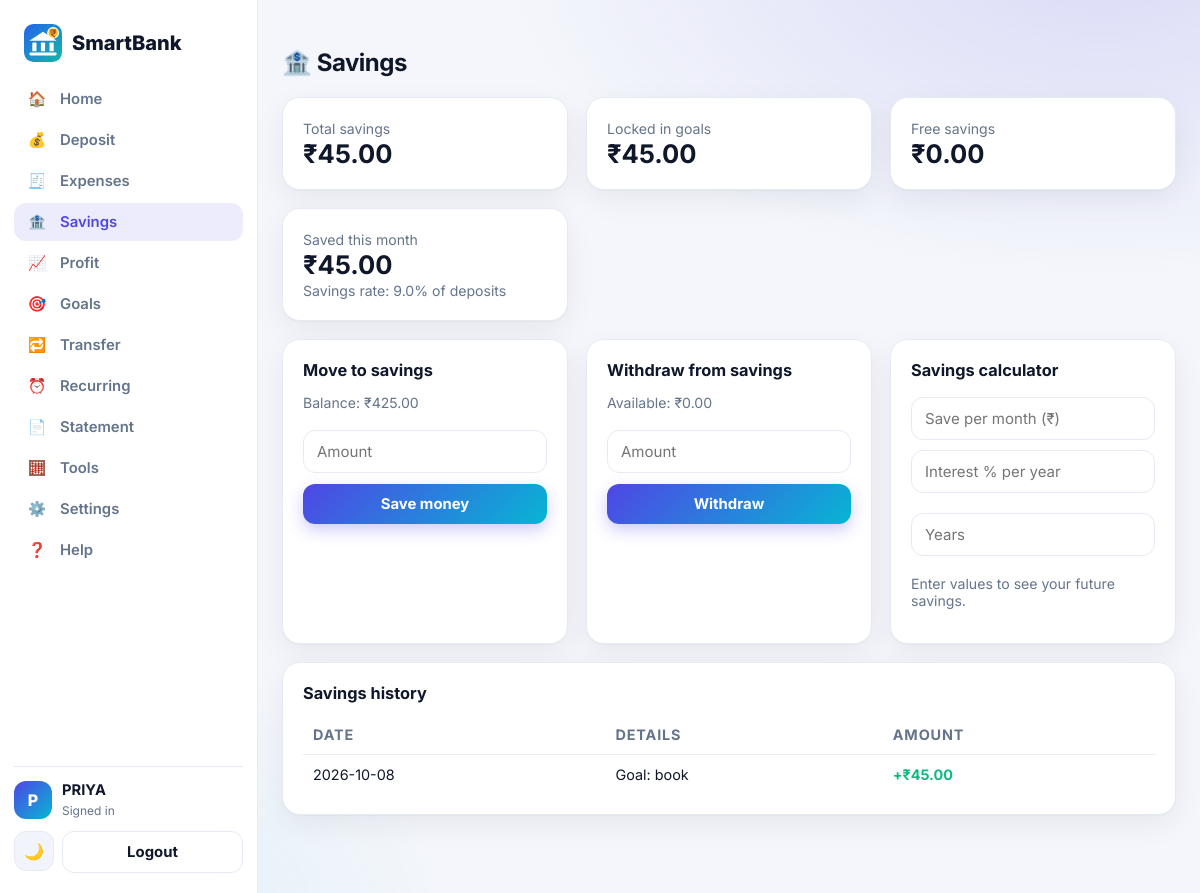
/savings (signed in), run on the app's committed database.
### tables this page shows
CREATE TABLE transactions(
  id INTEGER PRIMARY KEY AUTOINCREMENT,
  account_id INTEGER NOT NULL,
  type TEXT NOT NULL CHECK(type IN
    ('deposit','expense','saving','unsave','transfer_in','transfer_out')),
  category TEXT NOT NULL,
  purpose TEXT,
  amount REAL NOT NULL CHECK(amount > 0),
  date TEXT NOT NULL);

### app.py (the view)
@app.route("/savings")
@login_required
def savings_page():
    aid, db = session["aid"], get_db()
    total, in_goals, free = savings_info(aid)
    m = month_sums(aid)
    saved_m = m.get("saving", 0) - m.get("unsave", 0)
    dep = m.get("deposit", 0)
    rows = db.execute("SELECT * FROM transactions WHERE account_id=? AND type IN "
                      "('saving','unsave') ORDER BY date DESC, id DESC LIMIT 30", (aid,)).fetchall()
    return render_template("savings.html", total=total, in_goals=in_goals, free=free,
                           saved_m=saved_m, rate=round(saved_m / dep * 100, 1) if dep else 0,
                           rows=rows, bal=balance(aid))

### app.py (called while the page is built)
def get_db():
    if "db" not in g:
        g.db = sqlite3.connect(DB)
        g.db.row_factory = sqlite3.Row
    return g.db

@app.template_filter("inr")
def inr(v):
    return f"₹{v:,.2f}"

def login_required(f):
    @wraps(f)
    def wrap(*a, **k):
        aid = session.get("aid")
        if not aid or not get_db().execute(
                "SELECT 1 FROM accounts WHERE id=?", (aid,)).fetchone():
            session.clear()
            return redirect(url_for("login"))
        return f(*a, **k)
    return wrap

def this_month():
    return date.today().strftime("%Y-%m")

def sums(aid, where="", args=()):
    rows = get_db().execute(
        "SELECT type, COALESCE(SUM(amount),0) s FROM transactions "
        "WHERE account_id=? " + where + " GROUP BY type", (aid, *args)).fetchall()
    return {r["type"]: r["s"] for r in rows}

def month_sums(aid, month=None):
    return sums(aid, "AND strftime('%Y-%m',date)=?", (month or this_month(),))

def balance(aid):
    t = sums(aid)
    return round(t.get("deposit", 0) + t.get("unsave", 0) + t.get("transfer_in", 0)
                 - t.get("expense", 0) - t.get("saving", 0) - t.get("transfer_out", 0), 2)

def savings_info(aid):
    t = sums(aid)
    total = round(t.get("saving", 0) - t.get("unsave", 0), 2)
    goals = get_db().execute("SELECT COALESCE(SUM(saved),0) FROM goals WHERE account_id=?",
                             (aid,)).fetchone()[0]
    return total, round(goals, 2), round(total - goals, 2)   # total, in goals, free

### templates/savings.html (shortened to what this page needs)
{% extends "base.html" %}{% block body %}
<h2>🏦 Savings</h2>
<div class="grid">
  <div class="card">
    <span class="mute">Total savings</span
    ><b style="display: block; font-size: 1.6rem">{{ total|inr }}</b>
  </div>
  <div class="card">
    <span class="mute">Locked in goals</span
    ><b style="display: block; font-size: 1.6rem">{{ in_goals|inr }}</b>
  </div>
  <div class="card">
    <span class="mute">Free savings</span
    ><b style="display: block; font-size: 1.6rem">{{ free|inr }}</b>
  </div>
  <div class="card">
    <span class="mute">Saved this month</span
    ><b style="display: block; font-size: 1.6rem">{{ saved_m|inr }}</b
    ><span class="mute">Savings rate: {{ rate }}% of deposits</span>
  </div>
</div>
<div class="grid">
  <div class="card">
    <h3>Move to savings</h3>
    <p class="mute">Balance: {{ bal|inr }}</p>
    <form method="post" action="{{ url_for('savings_add') }}">
      <input
        name="amount"
        type="number"
        step="0.01"
        min="0.01"
        placeholder="Amount"
        required
      /><button>Save money</button>
    </form>
  </div>
  <div class="card">
    <h3>Withdraw from savings</h3>
    <p class="mute">Available: {{ free|inr }}</p>
    <form method="post" action="{{ url_for('savings_withdraw') }}">
      <input
        name="amount"
        type="number"
        step="0.01"
        min="0.01"
        placeholder="Amount"
        required
      /><button>Withdraw</button>
    </form>
  </div>
  <div class="card">
    <h3>Savings calculator</h3>
    <input
      id="pm"
      type="number"
      placeholder="Save per month (₹)"
      oninput="calc()"
    />
    <div class="row">
      <input
        id="pr"
        type="number"
        placeholder="Interest % per year"
        oninput="calc()"
      /><input id="py" type="number" placeholder="Years" oninput="calc()" />
    </div>
    <p id="pout" class="mute">Enter values to see your future savings.</p>
  </div>
</div>
<div class="card">
  <h3>Savings history</h3>
  <table>
    <tr>
      <th>Date</th>
      <th>Details</th>
      <th>Amount</th>
    </tr>
    {% for r in rows %}
    <tr>
      <td>{{ r.date }}</td>
      <td>{{ r.purpose }}</td>
      <td class="{{ 'in' if r.type=='saving' else 'out' }}">
        {{ '+' if r.type=='saving' else '−' }}{{ r.amount|inr }}
      </td>
    </tr>
    {% else %}
    <tr>
      <td colspan="3" class="mute">No savings yet.</td>
    </tr>
    {% endfor %}
  </table>
</div>
{% endblock %}

### static/style.css (style rules this page uses)
:root { --bg: #f4f6fb; --surface: #fff; --surface2: #f1f4fa; --ink: #0f172a; --mute: #64748b; --line: #e6eaf3; --pri: #4f46e5; --pri-soft: rgba(79, 70, 229, 0.1); --ok: #10b981; --err: #ef4444; --warn: #f59e0b; --grad: linear-gradient(135deg, #4f46e5 0%, #06b6d4 100%); --shadow: 0 1px 2px rgba(15, 23, 42, 0.04), 0 10px 30px rgba(15, 23, 42, 0.06); --r: 18px; }
* { box-sizing: border-box; }
html { scroll-behavior: smooth; }
body { margin: 0; font-family: Inter, system-ui, "Segoe UI", sans-serif; background: var(--bg); color: var(--ink); -webkit-font-smoothing: antialiased; transition: background 0.3s, color 0.3s; }
body::before { content: ""; position: fixed; inset: 0; z-index: -1; background: radial-gradient( 600px 320px at 92% -5%, rgba(79, 70, 229, 0.15), transparent ), radial-gradient( 520px 320px at -5% 105%, rgba(6, 182, 212, 0.12), transparent ); }
h2 { letter-spacing: -0.02em; }
h3 { margin: 0 0 12px; font-size: 1.02rem; }
.mute { color: var(--mute); font-size: 0.88rem; }
.card, .tile { background: var(--surface); border: 1px solid var(--line); border-radius: var(--r); padding: 20px; box-shadow: var(--shadow); margin-bottom: 18px; }
.card:has(table) { overflow-x: auto; }
.grid { display: grid; gap: 18px; grid-template-columns: repeat(auto-fit, minmax(250px, 1fr)); margin-bottom: 18px; }
.grid > .card, .grid > .tile { margin-bottom: 0; }
input, select { width: 100%; padding: 11px 13px; margin: 5px 0; border: 1px solid var(--line); border-radius: 12px; background: var(--surface); color: var(--ink); font: inherit; font-size: 0.94rem; transition: 0.15s; }
button, .btn { display: inline-flex; align-items: center; justify-content: center; gap: 6px; width: 100%; margin: 6px 0 0; padding: 11px 16px; border: 0; border-radius: 12px; background: var(--grad); color: #fff; font: inherit; font-weight: 700; font-size: 0.93rem; cursor: pointer; text-decoration: none; transition: 0.18s; box-shadow: 0 6px 16px rgba(79, 70, 229, 0.28); }
.row { display: flex; gap: 10px; flex-wrap: wrap; }
.row > * { flex: 1 1 140px; min-width: 0; }
table { width: 100%; border-collapse: collapse; }
th { font-size: 0.72rem; text-transform: uppercase; letter-spacing: 0.06em; color: var(--mute); font-weight: 700; }
td, th { padding: 11px 10px; border-bottom: 1px solid var(--line); text-align: left; font-size: 0.9rem; }
tr:last-child td { border-bottom: 0; }
.in { color: var(--ok); font-weight: 700; }
.card, .tile, .hero, .page-head { animation: rise 0.55s cubic-bezier(0.2, 0.7, 0.2, 1) both; }
.grid > *:nth-child(2) { animation-delay: 0.06s; }
.grid > *:nth-child(3) { animation-delay: 0.12s; }
.grid > *:nth-child(4) { animation-delay: 0.18s; }

### data on the page
transactions: date "2026-10-08", purpose "Goal: book", type "+", amount|inr "₹45.00"

### other printed values
{{ icon }} "🏠" "💰" "🧾" "🏦" "📈" "🎯" "🔁" "⏰" "📄" "🧮" "⚙️" "❓"
{{ label }} "Home" "Deposit" "Expenses" "Savings" "Profit" "Goals" "Transfer" "Recurring" "Statement" "Tools" "Settings" "Help"
{{ session.name[:1]|upper }} "P"
{{ session.name }} "PRIYA"
{{ total|inr }} "₹45.00"
{{ in_goals|inr }} "₹45.00"
{{ free|inr }} "₹0.00"
{{ saved_m|inr }} "₹45.00"
{{ rate }} "9.0"
{{ bal|inr }} "₹425.00"
